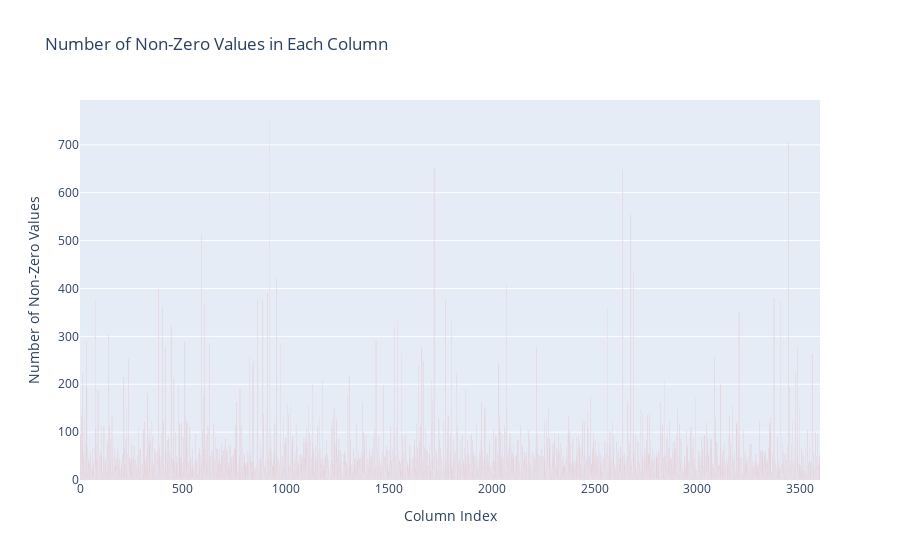

The code cell stored with this chart in its notebook:
### Code cell
# Create an array for column indices
column_indices = list(range(non_zero_counts_numpy.shape[0]))

# Create the bar plot using Plotly
fig = px.bar(x=column_indices, y=non_zero_counts_numpy, color_discrete_sequence=['red'],
             labels={'x': 'Column Index', 'y': 'Number of Non-Zero Values'},
             title='Number of Non-Zero Values in Each Column')
fig.update_layout(xaxis_title='Column Index', yaxis_title='Number of Non-Zero Values')
fig.show()

### Figure 1 — Plotly figure (JSON) as saved in the notebook; plotly's stock layout.template omitted (floating-point values rounded to 4 significant figures; data arrays with more than 128 entries replaced by an {"elided": "..."} marker saying what was removed)
{"data": [{"alignmentgroup": "True", "hovertemplate": "Column Index=%{x}<br>Number of Non-Zero Values=%{y}<extra></extra>", "legendgroup": "", "marker": {"color": "red", "pattern": {"shape": ""}}, "name": "", "offsetgroup": "", "orientation": "v", "showlegend": false, "textposition": "auto", "type": "bar", "x": {"elided": "3596 int values"}, "xaxis": "x", "y": {"elided": "3596 int values"}, "yaxis": "y"}], "layout": {"barmode": "relative", "legend": {"tracegroupgap": 0}, "title": {"text": "Number of Non-Zero Values in Each Column"}, "xaxis": {"anchor": "y", "domain": [0, 1], "title": {"text": "Column Index"}}, "yaxis": {"anchor": "x", "domain": [0, 1], "title": {"text": "Number of Non-Zero Values"}}}}
